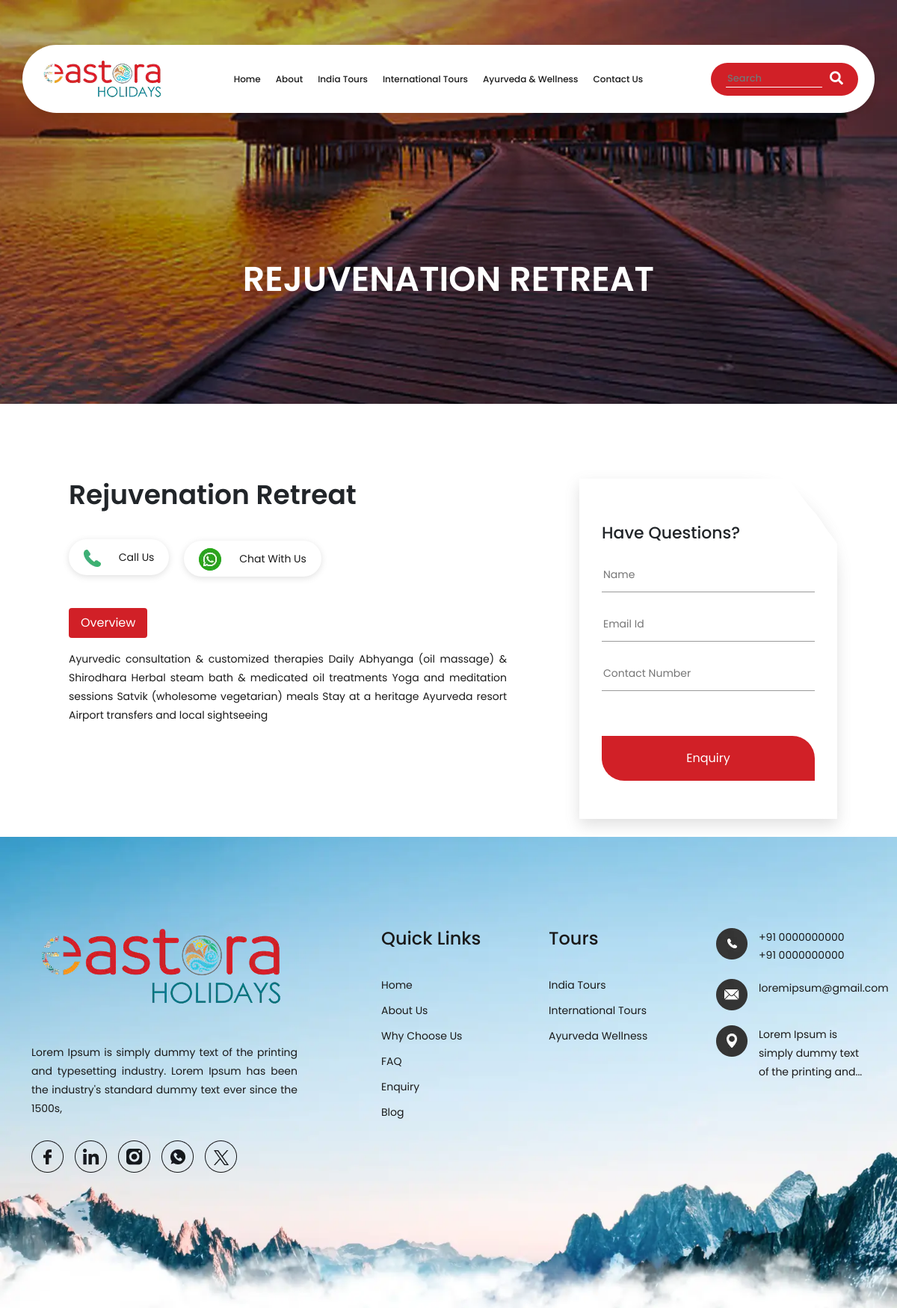
/ayurveda/rejuvenation-retreat/, run on the app's committed database.
### booking/models.py (models this page shows, shortened)
class TourPackage(models.Model):
    PARENT_CHOICES = [
        ('india', 'India Tours'),
        ('international', 'International Tours'),
        ('ayurveda', 'Ayurveda & Wellness'),
        ('specials', 'Eastora Specials'),
    ]
    title = models.CharField(max_length=200)
    slug = models.SlugField(unique=True, blank=True, null=True)
    short_description = models.CharField(max_length=255, blank=True)
    description = models.TextField(blank=True, null=True)
    location = models.CharField(max_length=200, blank=True, null=True)
    price = models.DecimalField(max_digits=10, decimal_places=2, blank=True, null=True)
    days = models.IntegerField(blank=True, null=True)
    nights = models.IntegerField(blank=True, null=True)
    image_desktop = models.ImageField(upload_to='packages/desktop/', null=True, blank=True)
    image_mobile = models.ImageField(upload_to='packages/mobile/', null=True, blank=True)
    card_image = models.ImageField(upload_to='packages/cards/', null=True, blank=True)
    category = models.ForeignKey(Category, on_delete=models.CASCADE, null=True, blank=True, related_name='packages')
    is_featured = models.BooleanField(default=False)
    parent_choice = models.CharField(
        max_length=20,
        choices=PARENT_CHOICES,
        default='india',
        help_text="Top-level classification for the tour package"
    )

### booking/views.py (the view, shortened to what this page needs)
# urls.py: path('ayurveda/<slug:package_slug>/', views.ayurveda_package_detail_view, name='ayurveda_package_detail'),
def ayurveda_package_detail_view(request,package_slug):
    package = get_object_or_404(TourPackage, slug=package_slug)
    return render(request, 'ayurveda/package_detail.html', {
        'package': package
    })

### templates/ayurveda/package_detail.html (shortened to what this page needs)
{% extends 'base.html' %}
{% load static %}
{% block content %}
<div class="sub-page-hero maldives">
    <div class="tour-hero-content">
        <h1>{{ package.title }}</h1>
    </div>
</div>
<section class="tour-prgrm-wrapper">
    <div class="container">
        <div class="tour-prgrm-enqry-frm-wrapper">
            <div class="tour-prgrm-enqry-frm">
                <form action=" " method="post">{% csrf_token %}
                    <h3>Have Questions? </h3>
                    <div class="form-fields">
                        <input type="text" name="name" placeholder="Name" required>
                    </div>
                    <div class="form-fields">
                        <input type="email" name="email" placeholder="Email Id" required>
                    </div>
                    <div class="form-fields">
                        <input type="text" name="number" placeholder="Contact Number" required>
                    </div>
                    <div class="enqry-frm-submit-btn">
                        <button type="submit">Enquiry</button>
                    </div>
                </form>
            </div>
        </div>
        <div class="sec-title">
            <h2>{{ package.title }}</h2>
        </div>
        <div class="tour-prgrm-cta-wrapper">
            <div class="tour-prgrm-cta-item">
                <a href="tel:+91 0000000000">
                    <img src="{% static 'assets/images/icons/cta-tele-2.webp' %}" alt="Telephone">
                    <span>Call Us</span>
                </a>
            </div>
            <div class="tour-prgrm-cta-item">
                <a href="https://wa.me/+91 00000000000" target="_blank">
                    <img src="{% static 'assets/images/icons/cta-whatsapp-2.webp' %}" alt="Whatsapp">
                    <span>Chat With Us</span>
                </a>
            </div>
        </div>
        <div class="tour-prgrm-tab-btns">
            <ul class="nav nav-pills mb-3" id="pills-tab" role="tablist">
                <li class="nav-item" role="presentation">
                    <button class="nav-link active" id="pills-home-tab" data-bs-toggle="pill"
                        data-bs-target="#pills-home" type="button" role="tab" aria-controls="pills-home"
                        aria-selected="true">Overview</button>
                </li>
            </ul>
        </div>
        <div class="tab-content" id="pills-tabContent">
            <div class="tab-pane fade show active" id="pills-home" role="tabpanel" aria-labelledby="pills-home-tab">
                <div class="row">
                    <div class="col-lg-8">
                        <div class="tour-prgrm-info">
                            {{ package.description|safe }}
                        </div>
                    </div>
                    <div class="col-lg-4"> </div>
                </div>
            </div>
        </div>
    </div>
</section>
{% endblock %}

### tourbooking/static/assets/css/style.css (style rules this page uses)
body { font-family: "Poppins", sans-serif;overflow-x: hidden !important; }
html { overflow-x: hidden !important; }
:root { --primary-font-color:#1A1A1A; --secondary-font-color:#D12027; --btn-color:#D12027; --bg-gradient:linear-gradient(to bottom, #FFFFFF, #EAEAEA); }
h1 { font-size: 46px;font-weight:600 !important; }
h2 { font-size: 40px;font-weight: 600 !important; }
h3 { font-size: 22px;font-weight: 500 !important; }
p { font-size: 14px;font-weight:400;line-height: 25px !important;color: var(--primary-font-color); }
section { padding: 100px 0 100px 0; }
.sub-page-hero { height: 540px;background-position: 100% 100%;background-repeat: no-repeat !important;background-size: cover; position: relative; }
.sub-page-hero .tour-hero-content { max-width: 70%;margin: auto;position: absolute;top: 70%;left: 50%;transform: translate(-50%, -50%); }
.sub-page-hero .tour-hero-content h1 { color: #fff;text-align: center;text-transform: uppercase;letter-spacing: 10%; }
.maldives { background-image: url(../images/maldives-banner.webp); }
.tour-prgrm-wrapper .sec-title { padding-left: 50px; }
.tour-prgrm-cta-wrapper { display: flex;gap: 20px;margin:50px 0;padding-left: 50px; }
.tour-prgrm-cta-item a { text-decoration: none;font-size: 14px;font-size: 400;color: var(--primary-font-color);padding: 14px 20px; border-radius: 30px;box-shadow: rgba(99, 99, 99, 0.2) 0px 2px 8px 0px; }
.tour-prgrm-cta-item img { padding-right: 20px; }
.tour-prgrm-info p { text-align: justify;padding-right: 100px; }
.tour-prgrm-wrapper .container { position: relative; }
.tour-prgrm-enqry-frm-wrapper { display: inline-block;box-shadow: rgba(99, 99, 99, 0.2) 0px 8px 20px 0px; border-top-right-radius: 127px;position: absolute;top: 0;right: 50px; }
.tour-prgrm-enqry-frm { width: 345px;min-height: 455px; margin: auto; padding: 60px 30px 30px 30px;box-shadow: rgba(99, 99, 99, 0.2) 0px 2px 8px 0px;clip-path: polygon(81% 0, 100% 19%, 100% 100%, 0 100%, 0 0);background: #fff; }
.tour-prgrm-enqry-frm h3 { margin-bottom: 30px; }
.form-fields { margin-bottom: 30px; }
.form-fields input { width: 100%;border: none;border-bottom: 1px solid #9A9A9A;padding-bottom: 12px;font-size: 14px ;color: var(--primary-font-color);outline: none; }
.enqry-frm-submit-btn { margin-top: 60px; }
.enqry-frm-submit-btn button { width: 100%;height: 60px; border: none;border-top-right-radius: 30px;border-bottom-left-radius: 30px;background-color: var(--btn-color);color:#fff; }
.tour-prgrm-info { padding-left: 50px;margin-bottom: 50px; }
.tour-prgrm-tab-btns .nav-pills .nav-link { color: var(--primary-font-color) !important; }
.tour-prgrm-tab-btns .nav-pills .nav-link.active { background-color: var(--btn-color);color: #fff !important; }
.tour-prgrm-tab-btns { padding-left: 50px; }

### tourbooking/static/assets/css/responsive.css (style rules this page uses)
@media (min-width:1200px) { .tour-prgrm-wrapper .sec-title { max-width: 715px; } }
@media (min-width:1200px) { .tour-prgrm-wrapper .sec-title h2 { font-size: 36px; } }

### data on the page
TourPackage: title "REJUVENATION RETREAT", title "Rejuvenation Retreat", description "Ayurvedic consultation & customized therapies Daily Abhyanga (oil massage) & Shirodhara Herbal steam bath & medicated oil treatments Yoga and meditation sessions Satvik (wholesome vegetarian) meals Stay at a heritage Ayurveda resort Airport transfers and local sightseeing"
